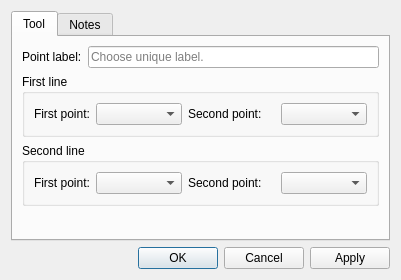
<?xml version="1.0" encoding="UTF-8"?>
<ui version="4.0">
 <class>DialogLineIntersect</class>
 <widget class="QDialog" name="DialogLineIntersect">
  <property name="geometry">
   <rect>
    <x>0</x>
    <y>0</y>
    <width>401</width>
    <height>280</height>
   </rect>
  </property>
  <property name="windowTitle">
   <string>Point at line intersection</string>
  </property>
  <property name="windowIcon">
   <iconset resource="../../../vmisc/share/resources/icon.qrc">
    <normaloff>:/icon/64x64/icon64x64.png</normaloff>:/icon/64x64/icon64x64.png</iconset>
  </property>
  <property name="locale">
   <locale language="English" country="UnitedStates"/>
  </property>
  <layout class="QVBoxLayout" name="verticalLayout_4">
   <item>
    <widget class="QTabWidget" name="tabWidget">
     <property name="currentIndex">
      <number>0</number>
     </property>
     <widget class="QWidget" name="tab">
      <attribute name="title">
       <string>Tool</string>
      </attribute>
      <layout class="QVBoxLayout" name="verticalLayout_3">
       <item>
        <layout class="QHBoxLayout" name="horizontalLayout_4">
         <item>
          <widget class="QLabel" name="labelEditNamePoint">
           <property name="sizePolicy">
            <sizepolicy hsizetype="Fixed" vsizetype="Fixed">
             <horstretch>0</horstretch>
             <verstretch>0</verstretch>
            </sizepolicy>
           </property>
           <property name="text">
            <string>Point label:</string>
           </property>
          </widget>
         </item>
         <item>
          <widget class="QLineEdit" name="lineEditNamePoint">
           <property name="toolTip">
            <string>Unique label</string>
           </property>
           <property name="placeholderText">
            <string>Choose unique label.</string>
           </property>
          </widget>
         </item>
        </layout>
       </item>
       <item>
        <widget class="QGroupBox" name="groupBox">
         <property name="title">
          <string>First line</string>
         </property>
         <layout class="QVBoxLayout" name="verticalLayout">
          <item>
           <layout class="QHBoxLayout" name="horizontalLayout_3">
            <item>
             <widget class="QLabel" name="labelP1Line1">
              <property name="sizePolicy">
               <sizepolicy hsizetype="Fixed" vsizetype="Fixed">
                <horstretch>0</horstretch>
                <verstretch>0</verstretch>
               </sizepolicy>
              </property>
              <property name="text">
               <string>First point:</string>
              </property>
             </widget>
            </item>
            <item>
             <widget class="QComboBox" name="comboBoxP1Line1"/>
            </item>
            <item>
             <widget class="QLabel" name="labelP2Line1">
              <property name="text">
               <string>Second point:</string>
              </property>
             </widget>
            </item>
            <item>
             <widget class="QComboBox" name="comboBoxP2Line1"/>
            </item>
           </layout>
          </item>
         </layout>
        </widget>
       </item>
       <item>
        <widget class="QGroupBox" name="groupBox_2">
         <property name="title">
          <string>Second line</string>
         </property>
         <layout class="QVBoxLayout" name="verticalLayout_2">
          <item>
           <layout class="QHBoxLayout" name="horizontalLayout_5">
            <item>
             <widget class="QLabel" name="labelP1Line2">
              <property name="sizePolicy">
               <sizepolicy hsizetype="Fixed" vsizetype="Fixed">
                <horstretch>0</horstretch>
                <verstretch>0</verstretch>
               </sizepolicy>
              </property>
              <property name="text">
               <string>First point:</string>
              </property>
             </widget>
            </item>
            <item>
             <widget class="QComboBox" name="comboBoxP1Line2"/>
            </item>
            <item>
             <widget class="QLabel" name="labelP2Line2">
              <property name="text">
               <string>Second point:</string>
              </property>
             </widget>
            </item>
            <item>
             <widget class="QComboBox" name="comboBoxP2Line2"/>
            </item>
           </layout>
          </item>
         </layout>
        </widget>
       </item>
       <item>
        <spacer name="verticalSpacer">
         <property name="orientation">
          <enum>Qt::Vertical</enum>
         </property>
         <property name="sizeHint" stdset="0">
          <size>
           <width>20</width>
           <height>40</height>
          </size>
         </property>
        </spacer>
       </item>
      </layout>
     </widget>
     <widget class="QWidget" name="tab_2">
      <attribute name="title">
       <string>Notes</string>
      </attribute>
      <layout class="QVBoxLayout" name="verticalLayout_5">
       <item>
        <widget class="QPlainTextEdit" name="plainTextEditToolNotes"/>
       </item>
      </layout>
     </widget>
    </widget>
   </item>
   <item>
    <widget class="QDialogButtonBox" name="buttonBox">
     <property name="orientation">
      <enum>Qt::Horizontal</enum>
     </property>
     <property name="standardButtons">
      <set>QDialogButtonBox::Apply|QDialogButtonBox::Cancel|QDialogButtonBox::Ok</set>
     </property>
    </widget>
   </item>
  </layout>
 </widget>
 <tabstops>
  <tabstop>lineEditNamePoint</tabstop>
  <tabstop>comboBoxP1Line1</tabstop>
  <tabstop>comboBoxP2Line1</tabstop>
  <tabstop>comboBoxP1Line2</tabstop>
  <tabstop>comboBoxP2Line2</tabstop>
  <tabstop>buttonBox</tabstop>
 </tabstops>
 <resources>
  <include location="../../../vmisc/share/resources/icon.qrc"/>
 </resources>
 <connections>
  <connection>
   <sender>buttonBox</sender>
   <signal>accepted()</signal>
   <receiver>DialogLineIntersect</receiver>
   <slot>accept()</slot>
   <hints>
    <hint type="sourcelabel">
     <x>248</x>
     <y>254</y>
    </hint>
    <hint type="destinationlabel">
     <x>157</x>
     <y>274</y>
    </hint>
   </hints>
  </connection>
  <connection>
   <sender>buttonBox</sender>
   <signal>rejected()</signal>
   <receiver>DialogLineIntersect</receiver>
   <slot>reject()</slot>
   <hints>
    <hint type="sourcelabel">
     <x>316</x>
     <y>260</y>
    </hint>
    <hint type="destinationlabel">
     <x>286</x>
     <y>274</y>
    </hint>
   </hints>
  </connection>
 </connections>
</ui>
